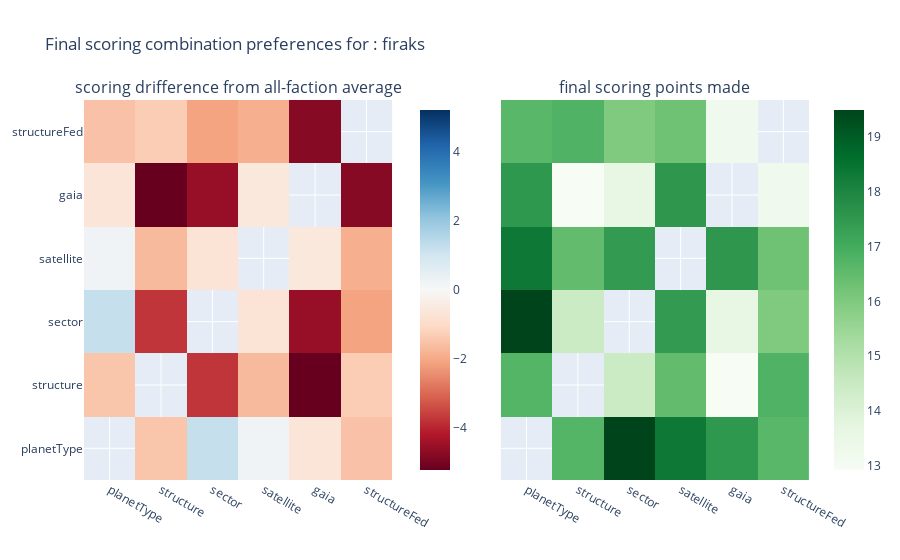
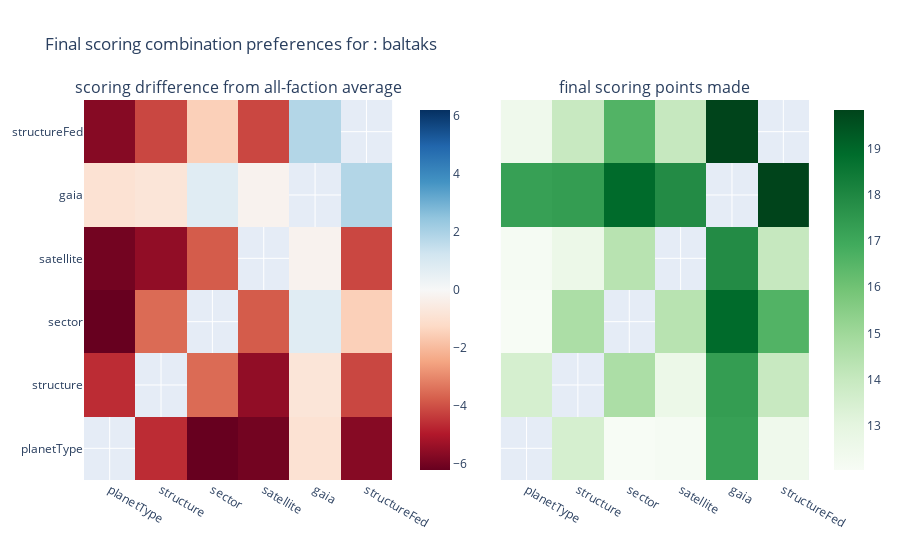
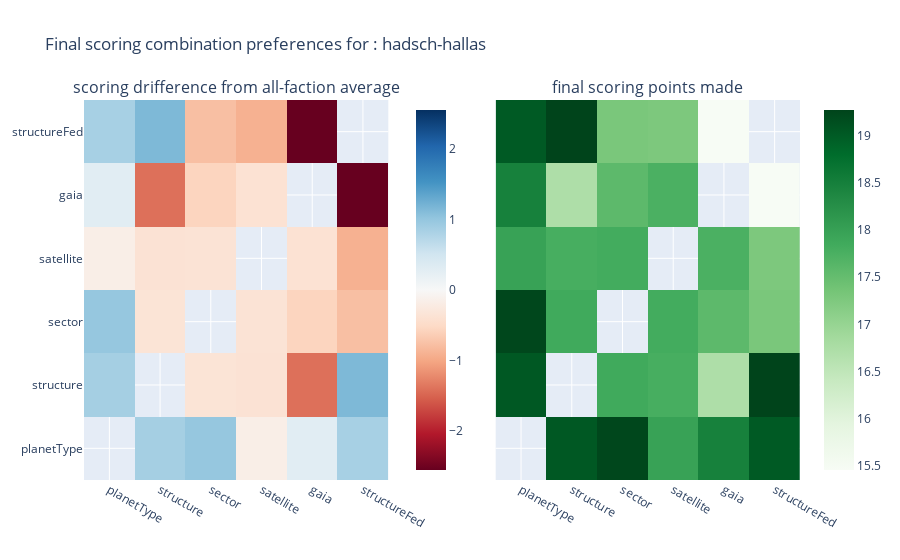
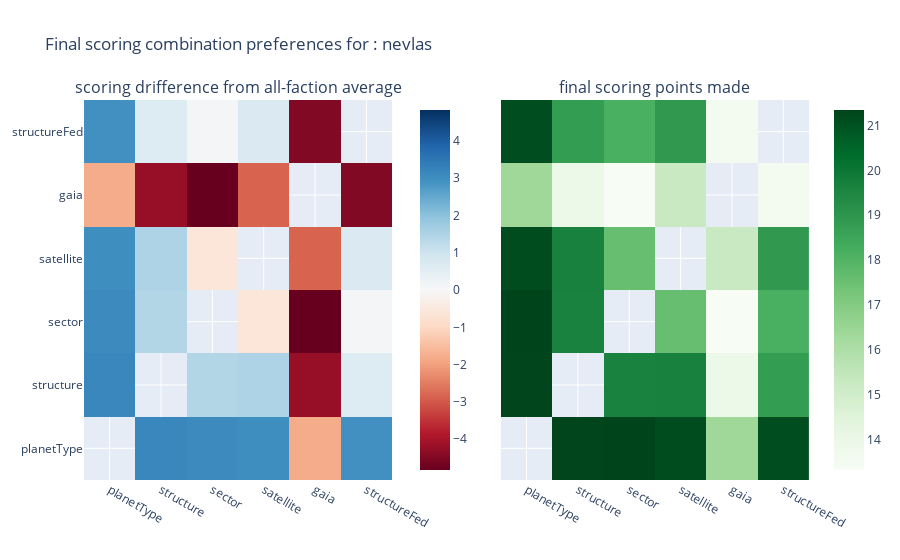

Notebook code for these charts, in order:
### Code cell
make_final_scoring_heatmap(
    dat_4[[
        'pos_1_faction',
        'pos_2_faction',
        'pos_3_faction',
        'pos_4_faction',
        'pos_1_dropped',
        'pos_2_dropped',
        'pos_3_dropped',
        'pos_4_dropped',
        'final_scoring_1',
        'final_scoring_2',
        'pos_1_score_final1',
        'pos_1_score_final2',
        'pos_2_score_final1',
        'pos_2_score_final2',
        'pos_3_score_final1', 
        'pos_3_score_final2', 
        'pos_4_score_final1', 
        'pos_4_score_final2']    
    ],
    4)

### Figure 1 — Plotly figure (JSON) as saved in the notebook; plotly's stock layout.template omitted (floating-point values rounded to 4 significant figures)
{"data": [{"colorbar": {"x": 0.45}, "colorscale": [[0, "rgb(103,0,31)"], [0.1, "rgb(178,24,43)"], [0.2, "rgb(214,96,77)"], [0.3, "rgb(244,165,130)"], [0.4, "rgb(253,219,199)"], [0.5, "rgb(247,247,247)"], [0.6, "rgb(209,229,240)"], [0.7, "rgb(146,197,222)"], [0.8, "rgb(67,147,195)"], [0.9, "rgb(33,102,172)"], [1, "rgb(5,48,97)"]], "text": [[null, 18.16, 18.25, 18.14, 18.18, 18.17], [18.16, null, 18.2, 18.17, 18.14, 18.12], [18.25, 18.2, null, 18.18, 18.15, 18.08], [18.14, 18.17, 18.18, null, 18.13, 18.18], [18.18, 18.14, 18.15, 18.13, null, 18.01], [18.17, 18.12, 18.08, 18.18, 18.01, null]], "type": "heatmap", "x": ["planetType", "structure", "sector", "satellite", "gaia", "structureFed"], "xaxis": "x", "y": ["planetType", "structure", "sector", "satellite", "gaia", "structureFed"], "yaxis": "y", "z": [[null, -1.45, 1.241, 0.2065, -0.6747, -1.518], [-1.45, null, -3.752, -1.684, -5.213, -1.321], [1.241, -3.752, null, -0.7351, -4.545, -2.097], [0.2065, -1.684, -0.7351, null, -0.5703, -1.884], [-0.6747, -5.213, -4.545, -0.5703, null, -4.775], [-1.518, -1.321, -2.097, -1.884, -4.775, null]], "zmid": 0}, {"colorscale": [[0, "rgb(247,252,245)"], [0.125, "rgb(229,245,224)"], [0.25, "rgb(199,233,192)"], [0.375, "rgb(161,217,155)"], [0.5, "rgb(116,196,118)"], [0.625, "rgb(65,171,93)"], [0.75, "rgb(35,139,69)"], [0.875, "rgb(0,109,44)"], [1, "rgb(0,68,27)"]], "type": "heatmap", "x": ["planetType", "structure", "sector", "satellite", "gaia", "structureFed"], "xaxis": "x2", "y": ["planetType", "structure", "sector", "satellite", "gaia", "structureFed"], "yaxis": "y2", "z": [[null, 16.71, 19.49, 18.35, 17.51, 16.65], [16.71, null, 14.45, 16.48, 12.92, 16.8], [19.49, 14.45, null, 17.45, 13.61, 15.98], [18.35, 16.48, 17.45, null, 17.56, 16.29], [17.51, 12.92, 13.61, 17.56, null, 13.24], [16.65, 16.8, 15.98, 16.29, 13.24, null]]}], "layout": {"annotations": [{"font": {"size": 16}, "showarrow": false, "text": "scoring drifference from all-faction average", "x": 0.2125, "xanchor": "center", "xref": "paper", "y": 1, "yanchor": "bottom", "yref": "paper"}, {"font": {"size": 16}, "showarrow": false, "text": "final scoring points made", "x": 0.7875, "xanchor": "center", "xref": "paper", "y": 1, "yanchor": "bottom", "yref": "paper"}], "title": {"text": "Final scoring combination preferences for : firaks"}, "xaxis": {"anchor": "y", "domain": [0, 0.425]}, "xaxis2": {"anchor": "y2", "domain": [0.575, 1]}, "yaxis": {"anchor": "x", "domain": [0, 1]}, "yaxis2": {"anchor": "x2", "domain": [0, 1], "matches": "y", "showticklabels": false}}}

### Figure 2 — Plotly figure (JSON) as saved in the notebook; plotly's stock layout.template omitted (floating-point values rounded to 4 significant figures)
{"data": [{"colorbar": {"x": 0.45}, "colorscale": [[0, "rgb(103,0,31)"], [0.1, "rgb(178,24,43)"], [0.2, "rgb(214,96,77)"], [0.3, "rgb(244,165,130)"], [0.4, "rgb(253,219,199)"], [0.5, "rgb(247,247,247)"], [0.6, "rgb(209,229,240)"], [0.7, "rgb(146,197,222)"], [0.8, "rgb(67,147,195)"], [0.9, "rgb(33,102,172)"], [1, "rgb(5,48,97)"]], "text": [[null, 18.16, 18.25, 18.14, 18.18, 18.17], [18.16, null, 18.2, 18.17, 18.14, 18.12], [18.25, 18.2, null, 18.18, 18.15, 18.08], [18.14, 18.17, 18.18, null, 18.13, 18.18], [18.18, 18.14, 18.15, 18.13, null, 18.01], [18.17, 18.12, 18.08, 18.18, 18.01, null]], "type": "heatmap", "x": ["planetType", "structure", "sector", "satellite", "gaia", "structureFed"], "xaxis": "x", "y": ["planetType", "structure", "sector", "satellite", "gaia", "structureFed"], "yaxis": "y", "z": [[null, -4.626, -6.21, -6.007, -0.9316, -5.695], [-4.626, null, -3.53, -5.52, -0.7904, -4.158], [-6.21, -3.53, null, -3.798, 0.7632, -1.491], [-6.007, -5.52, -3.798, null, -0.2323, -4.154], [-0.9316, -0.7904, 0.7632, -0.2323, null, 1.829], [-5.695, -4.158, -1.491, -4.154, 1.829, null]], "zmid": 0}, {"colorscale": [[0, "rgb(247,252,245)"], [0.125, "rgb(229,245,224)"], [0.25, "rgb(199,233,192)"], [0.375, "rgb(161,217,155)"], [0.5, "rgb(116,196,118)"], [0.625, "rgb(65,171,93)"], [0.75, "rgb(35,139,69)"], [0.875, "rgb(0,109,44)"], [1, "rgb(0,68,27)"]], "type": "heatmap", "x": ["planetType", "structure", "sector", "satellite", "gaia", "structureFed"], "xaxis": "x2", "y": ["planetType", "structure", "sector", "satellite", "gaia", "structureFed"], "yaxis": "y2", "z": [[null, 13.54, 12.04, 12.14, 17.25, 12.47], [13.54, null, 14.67, 12.65, 17.35, 13.96], [12.04, 14.67, null, 14.39, 18.92, 16.59], [12.14, 12.65, 14.39, null, 17.9, 14.02], [17.25, 17.35, 18.92, 17.9, null, 19.84], [12.47, 13.96, 16.59, 14.02, 19.84, null]]}], "layout": {"annotations": [{"font": {"size": 16}, "showarrow": false, "text": "scoring drifference from all-faction average", "x": 0.2125, "xanchor": "center", "xref": "paper", "y": 1, "yanchor": "bottom", "yref": "paper"}, {"font": {"size": 16}, "showarrow": false, "text": "final scoring points made", "x": 0.7875, "xanchor": "center", "xref": "paper", "y": 1, "yanchor": "bottom", "yref": "paper"}], "title": {"text": "Final scoring combination preferences for : baltaks"}, "xaxis": {"anchor": "y", "domain": [0, 0.425]}, "xaxis2": {"anchor": "y2", "domain": [0.575, 1]}, "yaxis": {"anchor": "x", "domain": [0, 1]}, "yaxis2": {"anchor": "x2", "domain": [0, 1], "matches": "y", "showticklabels": false}}}

### Figure 3 — Plotly figure (JSON) as saved in the notebook; plotly's stock layout.template omitted (floating-point values rounded to 4 significant figures)
{"data": [{"colorbar": {"x": 0.45}, "colorscale": [[0, "rgb(103,0,31)"], [0.1, "rgb(178,24,43)"], [0.2, "rgb(214,96,77)"], [0.3, "rgb(244,165,130)"], [0.4, "rgb(253,219,199)"], [0.5, "rgb(247,247,247)"], [0.6, "rgb(209,229,240)"], [0.7, "rgb(146,197,222)"], [0.8, "rgb(67,147,195)"], [0.9, "rgb(33,102,172)"], [1, "rgb(5,48,97)"]], "text": [[null, 18.16, 18.25, 18.14, 18.18, 18.17], [18.16, null, 18.2, 18.17, 18.14, 18.12], [18.25, 18.2, null, 18.18, 18.15, 18.08], [18.14, 18.17, 18.18, null, 18.13, 18.18], [18.18, 18.14, 18.15, 18.13, null, 18.01], [18.17, 18.12, 18.08, 18.18, 18.01, null]], "type": "heatmap", "x": ["planetType", "structure", "sector", "satellite", "gaia", "structureFed"], "xaxis": "x", "y": ["planetType", "structure", "sector", "satellite", "gaia", "structureFed"], "yaxis": "y", "z": [[null, 0.8694, 0.99, -0.1688, 0.2967, 0.8497], [0.8694, null, -0.348, -0.3775, -1.412, 1.149], [0.99, -0.348, null, -0.3619, -0.5725, -0.7782], [-0.1688, -0.3775, -0.3619, null, -0.3866, -0.9093], [0.2967, -1.412, -0.5725, -0.3866, null, -2.557], [0.8497, 1.149, -0.7782, -0.9093, -2.557, null]], "zmid": 0}, {"colorscale": [[0, "rgb(247,252,245)"], [0.125, "rgb(229,245,224)"], [0.25, "rgb(199,233,192)"], [0.375, "rgb(161,217,155)"], [0.5, "rgb(116,196,118)"], [0.625, "rgb(65,171,93)"], [0.75, "rgb(35,139,69)"], [0.875, "rgb(0,109,44)"], [1, "rgb(0,68,27)"]], "type": "heatmap", "x": ["planetType", "structure", "sector", "satellite", "gaia", "structureFed"], "xaxis": "x2", "y": ["planetType", "structure", "sector", "satellite", "gaia", "structureFed"], "yaxis": "y2", "z": [[null, 19.03, 19.24, 17.98, 18.48, 19.02], [19.03, null, 17.85, 17.79, 16.72, 19.27], [19.24, 17.85, null, 17.82, 17.58, 17.3], [17.98, 17.79, 17.82, null, 17.74, 17.27], [18.48, 16.72, 17.58, 17.74, null, 15.46], [19.02, 19.27, 17.3, 17.27, 15.46, null]]}], "layout": {"annotations": [{"font": {"size": 16}, "showarrow": false, "text": "scoring drifference from all-faction average", "x": 0.2125, "xanchor": "center", "xref": "paper", "y": 1, "yanchor": "bottom", "yref": "paper"}, {"font": {"size": 16}, "showarrow": false, "text": "final scoring points made", "x": 0.7875, "xanchor": "center", "xref": "paper", "y": 1, "yanchor": "bottom", "yref": "paper"}], "title": {"text": "Final scoring combination preferences for : hadsch-hallas"}, "xaxis": {"anchor": "y", "domain": [0, 0.425]}, "xaxis2": {"anchor": "y2", "domain": [0.575, 1]}, "yaxis": {"anchor": "x", "domain": [0, 1]}, "yaxis2": {"anchor": "x2", "domain": [0, 1], "matches": "y", "showticklabels": false}}}

### Figure 4 — Plotly figure (JSON) as saved in the notebook; plotly's stock layout.template omitted (floating-point values rounded to 4 significant figures)
{"data": [{"colorbar": {"x": 0.45}, "colorscale": [[0, "rgb(103,0,31)"], [0.1, "rgb(178,24,43)"], [0.2, "rgb(214,96,77)"], [0.3, "rgb(244,165,130)"], [0.4, "rgb(253,219,199)"], [0.5, "rgb(247,247,247)"], [0.6, "rgb(209,229,240)"], [0.7, "rgb(146,197,222)"], [0.8, "rgb(67,147,195)"], [0.9, "rgb(33,102,172)"], [1, "rgb(5,48,97)"]], "text": [[null, 18.16, 18.25, 18.14, 18.18, 18.17], [18.16, null, 18.2, 18.17, 18.14, 18.12], [18.25, 18.2, null, 18.18, 18.15, 18.08], [18.14, 18.17, 18.18, null, 18.13, 18.18], [18.18, 18.14, 18.15, 18.13, null, 18.01], [18.17, 18.12, 18.08, 18.18, 18.01, null]], "type": "heatmap", "x": ["planetType", "structure", "sector", "satellite", "gaia", "structureFed"], "xaxis": "x", "y": ["planetType", "structure", "sector", "satellite", "gaia", "structureFed"], "yaxis": "y", "z": [[null, 3.15, 3.094, 3.011, -1.809, 2.963], [3.15, null, 1.428, 1.507, -4.206, 0.6687], [3.094, 1.428, null, -0.5973, -4.826, 0.1005], [3.011, 1.507, -0.5973, null, -2.839, 0.7242], [-1.809, -4.206, -4.826, -2.839, null, -4.482], [2.963, 0.6687, 0.1005, 0.7242, -4.482, null]], "zmid": 0}, {"colorscale": [[0, "rgb(247,252,245)"], [0.125, "rgb(229,245,224)"], [0.25, "rgb(199,233,192)"], [0.375, "rgb(161,217,155)"], [0.5, "rgb(116,196,118)"], [0.625, "rgb(65,171,93)"], [0.75, "rgb(35,139,69)"], [0.875, "rgb(0,109,44)"], [1, "rgb(0,68,27)"]], "type": "heatmap", "x": ["planetType", "structure", "sector", "satellite", "gaia", "structureFed"], "xaxis": "x2", "y": ["planetType", "structure", "sector", "satellite", "gaia", "structureFed"], "yaxis": "y2", "z": [[null, 21.31, 21.34, 21.16, 16.37, 21.13], [21.31, null, 19.63, 19.67, 13.93, 18.79], [21.34, 19.63, null, 17.59, 13.33, 18.18], [21.16, 19.67, 17.59, null, 15.29, 18.9], [16.37, 13.93, 13.33, 15.29, null, 13.53], [21.13, 18.79, 18.18, 18.9, 13.53, null]]}], "layout": {"annotations": [{"font": {"size": 16}, "showarrow": false, "text": "scoring drifference from all-faction average", "x": 0.2125, "xanchor": "center", "xref": "paper", "y": 1, "yanchor": "bottom", "yref": "paper"}, {"font": {"size": 16}, "showarrow": false, "text": "final scoring points made", "x": 0.7875, "xanchor": "center", "xref": "paper", "y": 1, "yanchor": "bottom", "yref": "paper"}], "title": {"text": "Final scoring combination preferences for : nevlas"}, "xaxis": {"anchor": "y", "domain": [0, 0.425]}, "xaxis2": {"anchor": "y2", "domain": [0.575, 1]}, "yaxis": {"anchor": "x", "domain": [0, 1]}, "yaxis2": {"anchor": "x2", "domain": [0, 1], "matches": "y", "showticklabels": false}}}
